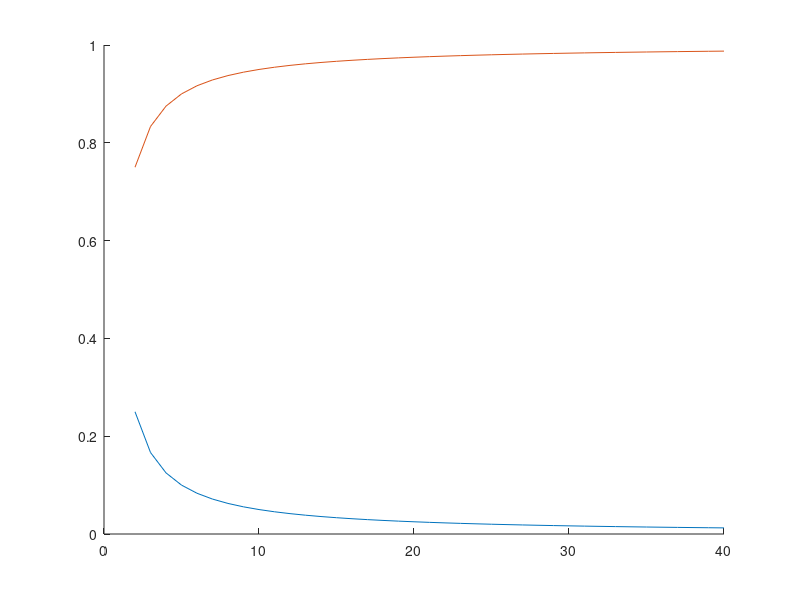

MATLAB code for this plot:


figure();

ylim([0,1]);
xlim([0,40]);

L=2:40;
miniRatio1=.5./L;
miniRatio2=(L-.5)./L;

hold on;
plot(L,miniRatio1)
plot(L,miniRatio2)